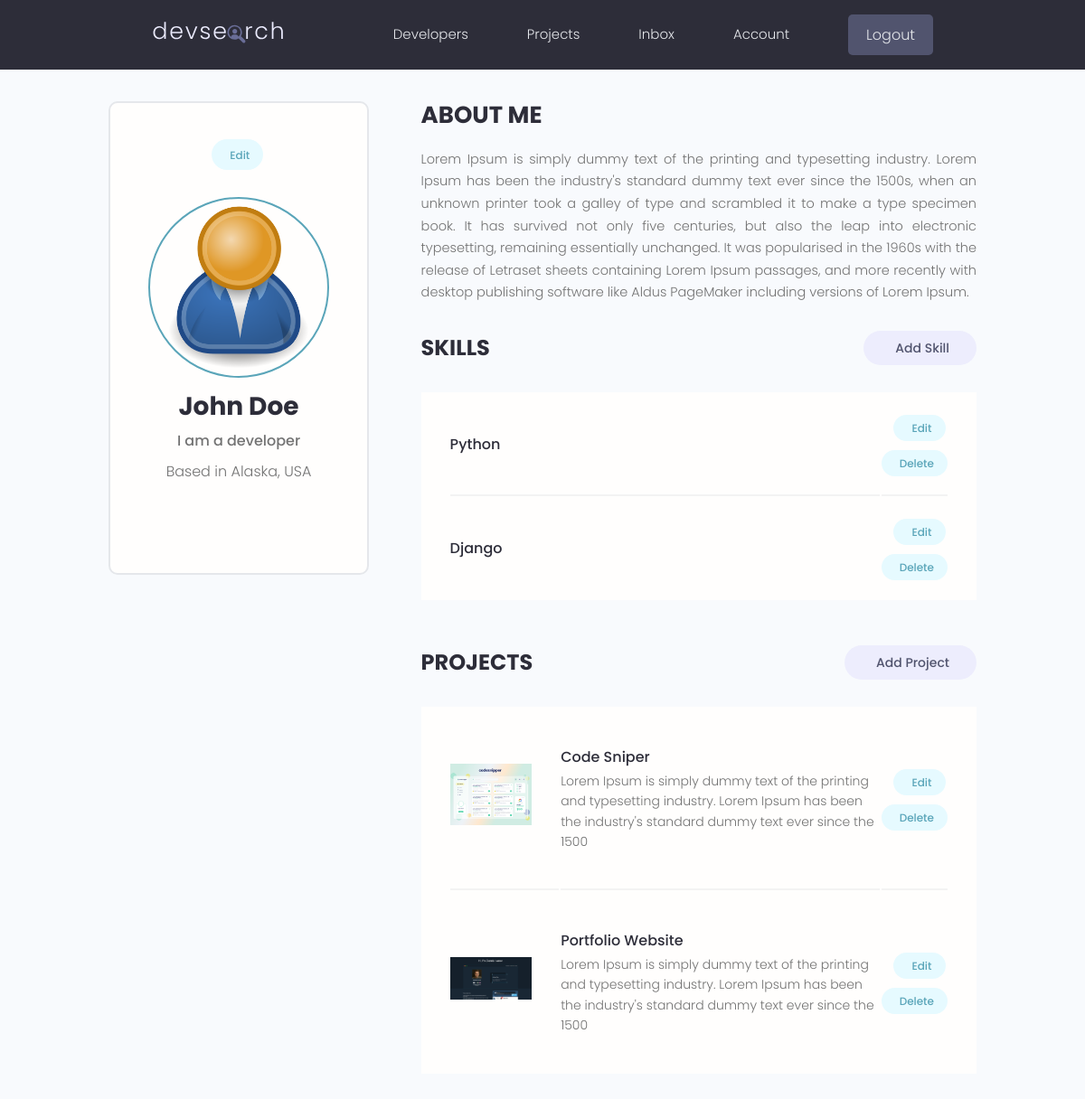
/account/ (signed in), run on the app's committed database.
### users/models.py (models this page shows, shortened)
class Profile(models.Model):
    user = models.OneToOneField(User, on_delete=models.CASCADE, null=True, blank=True)
    name = models.CharField(max_length=200, blank=True, null=True)
    email = models.EmailField(max_length=500, blank=True, null=True)
    username = models.CharField(max_length=200, blank=True, null=True)
    location = models.CharField(max_length=200, blank=True, null=True)
    short_intro = models.CharField(max_length=200, blank=True, null=True)
    bio = models.TextField(blank=True, null=True)
    profile_image = models.ImageField(null=True, blank=True, upload_to='profiles/', default="profiles/user-default.png") # upload it to the profiles folder under static
    social_github = models.CharField(max_length=200, blank=True, null=True)
    social_twitter = models.CharField(max_length=200, blank=True, null=True)
    social_linkedin = models.CharField(max_length=200, blank=True, null=True)
    social_youtube= models.CharField(max_length=200, blank=True, null=True)
    social_website = models.CharField(max_length=200, blank=True, null=True)
    created = models.DateTimeField(auto_now_add=True)
    id = models.UUIDField(default=uuid.uuid4, unique=True, primary_key=True, editable=False)
    class Meta:
        ordering = ['created']
    @property #you can access as an attribute because you used @property method
    def imageURL(self):
        try:
            url = self. profile_image.url
        except:
            url=''
        return url

class Skill(models.Model):
    owner = models.ForeignKey(Profile, on_delete=models.CASCADE, null=True, blank=True)
    name = models.CharField(max_length=200, blank=True, null=True)
    description = models.TextField(null=True, blank=True)
    created = models.DateTimeField(auto_now_add=True)
    id = models.UUIDField(default=uuid.uuid4, unique=True, primary_key=True, editable=False)

### projects/models.py (models this page shows, shortened)
class Project(models.Model):
    owner = models.ForeignKey(Profile, null=True, blank=True, on_delete=models.CASCADE) # on_delete == models.CASCADE so the projects get deleted when the owner gets deleted.
    title = models.CharField(max_length=200)
    description = models.TextField(null=True, blank = True)
    featured_image = models.ImageField(null=True, blank=True, default="default.jpg") # profile picture and default image , also pip install pillow
    demo_link = models.CharField(max_length=2000, null=True, blank=True)
    source_link = models.CharField(max_length=2000, null=True , blank=True)
    tags = models.ManyToManyField('Tag',blank=True) # tag in quotes because the Tag model is below, if its above no need quotes
    vote_total = models.IntegerField(default=0,null=True,blank=True)
    vote_ratio = models.IntegerField(default=0,null=True,blank=True)
    created = models.DateTimeField(auto_now_add=True)
    id = models.UUIDField(default=uuid.uuid4, unique=True, primary_key=True, editable=False)
    class Meta:
        ordering = ['-vote_ratio','-vote_total', 'title'] #high ratio and high total will be sorted first
    @property #you can access as an attribute because you used @property method
    def imageURL(self):
        try:
            url = self.featured_image.url
        except:
            url=''
        return url

### users/views.py (the view)
# urls.py: path('account/', views.userAccount,name="account"),
@login_required(login_url='login')
def userAccount(request):
    profile = request.user.profile # getting the logged in user by using request.user
    skills = profile.skill_set.all()
    projects = profile.project_set.all()
    context = {'profile':profile, 'skills':skills, 'projects':projects}
    return render(request, 'users/account.html', context)

### users/templates/users/account.html (shortened to what this page needs)
{% extends 'main.html' %}
{% block content %}
  <main class="settingsPage profile my-md">
    <div class="container">
      <div class="layout">
        <div class="column column--1of3">
          <div class="card text-center">
            <div class="card__body dev">
              <a class="tag tag--pill tag--main settings__btn" href="{% url 'edit-account' %}"> Edit</a>
              <img class="avatar avatar--xl dev__avatar" src="{{profile.imageURL}}" />
              <h2 class="dev__name">{{profile.name}}</h2>
              <p class="dev__title">{{profile.short_intro}}</p>
              <p class="dev__location">Based in {{profile.location}}</p>
            </div>
          </div>
        </div>
        <div class="column column--2of3">
          <div class="devInfo">
            <h3 class="devInfo__title">About Me</h3>
            <p class="devInfo__about">{{profile.bio}}</p>
          </div>
          <div class="settings">
            <h3 class="settings__title">Skills</h3>
            <a class="tag tag--pill tag--sub settings__btn tag--lg" href="{% url 'create-skill' %}"> Add Skill</a>
          </div>
          <table class="settings__table">
            {% for skill in skills %}
            <tr>
              <td class="settings__tableInfo">
                <h4>{{skill.name}}</h4>
              </td>
              <td class="settings__tableActions">
                <a class="tag tag--pill tag--main settings__btn" href="{% url 'update-skill' skill.id %}"> Edit</a>
                <a class="tag tag--pill tag--main settings__btn" href="{% url 'delete-skill' skill.id %}?next=/account">
                  Delete</a>
              </td>
            </tr>
            {% endfor %}
          </table>
          <div class="settings">
            <h3 class="settings__title">Projects</h3>
            <a class="tag tag--pill tag--sub settings__btn tag--lg" href="{% url 'create-project' %}"> Add Project</a>
          </div>
          <table class="settings__table">
            {% for project in projects %}
            <tr>
              <td class="settings__thumbnail">
                <a href="{% url 'project' project.id %}"><img src="{{project.imageURL}}" alt="Project Thumbnail" /></a>
              </td>
              <td class="settings__tableInfo">
                <a href="{% url 'project' project.id %}">{{project.title}}</a>
                <p>{{project.description|slice:"150"}}</p>
              </td>
              <td class="settings__tableActions">
                <a class="tag tag--pill tag--main settings__btn" href="{% url 'update-project' project.id %}"> Edit</a>
                <a class="tag tag--pill tag--main settings__btn" href="{% url 'delete-project' project.id %}?next=/account">
                  Delete</a>
              </td>
            </tr>
            {% endfor %}
          </table>
        </div>
      </div>
    </div>
  </main>
{% endblock content %}

### static/styles/app.css (style rules this page uses)
:root { --color-sub: #2d2d39; }
.card { border: 2px solid var(--color-light); }
img { width: 100%; }
.profile .card > .dev { padding: 4rem; }
.dev__avatar { display: block; margin: auto; }
.dev__name { color: var(--color-sub); font-size: 2.8rem; font-weight: 700; margin-top: 1rem; margin-bottom: 0.5rem; }
.dev__title { font-size: 1.6rem; font-weight: 500; line-height: 1.3; }
.dev__location { margin-top: 1rem; }
.devInfo { margin-bottom: 3rem; }
.devInfo__title, .devInfo__subtitle { font-size: 2.6rem; color: var(--color-sub); text-transform: uppercase; font-weight: 700; margin-bottom: 1.5rem; }
.devInfo__about, .devSkill__info { font-size: 1.45rem; line-height: 1.7; text-align: justify; }
.settingsPage .dev > .settings__btn { display: inline-block; margin-bottom: 3rem; }
.settings { display: flex; justify-content: space-between; align-items: center; }
.settings__title { font-size: 2.4rem; text-transform: uppercase; font-weight: 700; color: var(--color-sub); }
.settings__table { margin-top: 3rem; margin-bottom: 5rem; padding: 0 3rem; background: var(--color-white); }
.settings__table tr { width: 100%; }
.settings__table tr > td { padding: 2rem 0; }
.settings__table tr:not(:last-child) td { border-bottom: 2px solid var(--color-white-light); }
.settings__thumbnail { width: 23%; min-width: 10rem; }
.settings__thumbnail img { padding-right: 3rem; height: 15rem; object-fit: contain; }
.settings__tableInfo { width: 100%; }
.settings__tableInfo h4, .settings__tableInfo a { padding-right: 1rem; width: auto; font-size: 1.6rem; font-weight: 500; color: var(--color-sub); }
.settings__tableInfo p { font-size: 1.4rem; }
.settings__tableActions { text-align: right; }

### static/uikit/styles/modules/_variables.css (style rules this page uses)
:root { --color-main: #5aa5b9; --color-main-light: #e6faff; --color-sub: #3f4156; --color-sub-light: #51546e; --color-sub-lighter: #ededfd; --color-text: #737373; --color-gray: #8b8b8b; --color-light: #e5e7eb; --color-light-gray: #767676; --color-bg: #f8fafd; --color-white: #fffefd; --color-white-light: #f3f3f3; --color-success: #359e64; --color-success-bg: #def8e8; --color-error: #fc4b0b; --color-error-bg: #fff2ee; --font-base: 'Poppins', arial, helvetica, 'Segoe UI', roboto, ubuntu, sans-serif; --font-monospace: 'Fira Code', 'Courier New', courier, monospace; --font-regular: 300; --font-medium: 500; --font-bold: 700; --generic-shadow: 1px 1px 5px #00000010; --generic-transition: all 0.3s ease-in-out; }

### static/uikit/styles/modules/_base.css (style rules this page uses)
* { margin: 0; padding: 0; box-sizing: border-box; text-rendering: optimizeLegibility; color: inherit; font-size: inherit; }
html { font-size: 50%; }
@media only screen and (min-width: 480px) { html { font-size: 56.25%; } }
@media only screen and (min-width: 1200px) { html { font-size: 62.5%; } }
body { line-height: 1.6; font-weight: 400; font-size: 1.5rem; color: var(--color-text); background-color: var(--color-bg); min-height: 100vh; }

### static/uikit/styles/modules/_typography.css (style rules this page uses)
* { font-family: var(--font-base); }
h2 { font-size: 3.6rem; font-weight: var(--font-bold); }
h3 { font-size: 3.2rem; font-weight: var(--font-medium); }
h4 { font-size: 2.8rem; font-weight: var(--font-medium); }
p, span, strong { font-size: 1.6rem; color: var(--color-text); font-weight: var(--font-regular); }
a { padding-bottom: 2px; text-decoration: none; display: inline-block; color: var(--color-main); font-weight: var(--font-medium); }

### static/uikit/styles/modules/_utilities.css (style rules this page uses)
.container { width: 92%; max-width: 165rem; margin: 0 auto; box-sizing: border-box; }
@media screen and (min-width: 1000px) { .container { width: 90%; } }
@media screen and (min-width: 1200px) { .container { width: 80%; } }
.text-center { text-align: center; }
.my-md { margin: 3rem auto; }

### static/uikit/styles/modules/_avatar.css (style rules this page uses)
.avatar { border-radius: 50%; border: 2px solid var(--color-main); object-fit: cover; }
.avatar--xl { height: 20rem; width: 20rem; }

### static/uikit/styles/modules/_card.css (style rules this page uses)
.card { border-radius: 1rem; background-color: var(--color-white); border: 1.5px solid var(--color-light); width: auto; height: auto; margin-top: 0.5rem; margin-bottom: 0.5rem; overflow: hidden; }
.card__body, .card__header { padding: 2rem 2.5rem; }

### static/uikit/styles/modules/_layout.css (style rules this page uses)
.layout { display: flex; flex-flow: row wrap; justify-content: space-between; }
.layout > .column { margin-bottom: 3rem; }
.layout > .column.column--1of3 { flex-basis: 30%; }
.layout > .column.column--2of3 { flex-basis: 64%; }

### data on the page
Profile: imageURL (placeholder picture), name "John Doe", short_intro "I am a developer", location "Alaska, USA", bio "Lorem Ipsum is simply dummy text of the printing and typesetting industry. Lorem Ipsum has been the industry's standard dummy text ever since the 1500s, when an unknown printer took a galley of type and scrambled it to make a type specimen book. It has survived not only five centuries, but also the leap into electronic typesetting, remaining essentially unchanged. It was popularised in the 1960s with the release of Letraset sheets containing Lorem Ipsum passages, and more recently with desktop publishing software like Aldus PageMaker including versions of Lorem Ipsum."
Skill: name "Python"
Skill: name "Django"
Project: imageURL (picture), title "Code Sniper", description "Lorem Ipsum is simply dummy text of the printing and typesetting industry. Lorem Ipsum has been the industry's standard dummy text ever since the 1500"
Project: imageURL (picture), title "Portfolio Website", description "Lorem Ipsum is simply dummy text of the printing and typesetting industry. Lorem Ipsum has been the industry's standard dummy text ever since the 1500"
